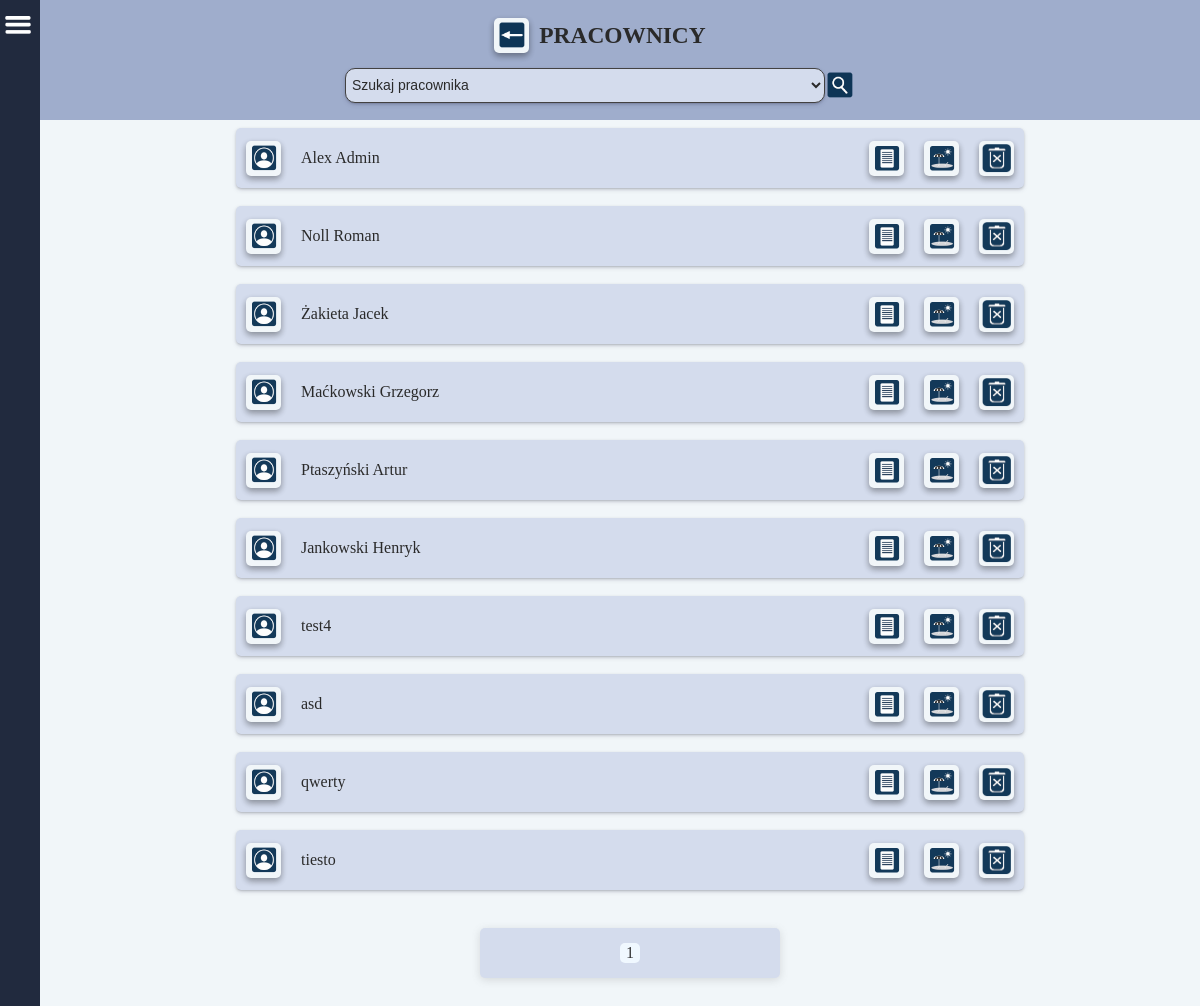
Page /users/all_users/ (signed in) on the committed database.
### users/models.py (models this page shows, shortened)
class CustomUser(AbstractBaseUser, PermissionsMixin):
    acceptation = models.BooleanField(
        _('Zatwierdź'),
        default=False,
    )
    username = models.CharField(
        _('Użytkownik'),
        null=True,
        max_length= 255,
        )
    email = models.EmailField(_("email"), unique=True)
    fp_token = models.CharField(
        null=True,
        max_length=192,
        unique=True,
    )
    token_expiration = models.DateTimeField(
        _('Czas życia tokena'),
        null=True,
        blank=True,
    )
    ip_address = models.JSONField(
        null=True,
    )
    birthday = models.CharField(
        _('Data urodzenia'),
        null=True,
        max_length= 55,
        )
    birthplace = models.CharField(
        _('Miejsce urodzenia'),
        null=True,
        max_length= 255,
        )
    workplace = models.CharField(
        _('Miejsce pracy'),
        null=True,
        max_length= 255,
        )
    religion = models.CharField(
        _('Religia'),
        null=True,
        max_length= 255,
        )
    insurance_number = models.CharField(
        _('Numer ubezpieczenia'),
        null=True,
        max_length= 255,
        )
    tax_number = models.CharField(
        _('Numer podatkowy'),
        null=True,
        max_length= 255,
        )
    adress_pl = models.CharField(
        _('Adres w Polsce'),
        null=True,
        max_length= 255,
        )
    adress_de = models.CharField(
        _('Adres w Niemczech'),
        null=True,
        max_length= 255,
        )
    profession = models.CharField(
        _('Zawód'),
        null=True,
        max_length= 255,
        )
    position = models.CharField(
        _('Stanowisko (pracuje w)'),
        null=True,
        max_length= 255,
        )
    internal_tax_number = models.CharField(
        _('Wewnętrzny numer podatkowy'),
        null=True,
        max_length= 255,
        )
    nfz_name = models.CharField(
        _('NFZ - nazwa'),
        null=True,
        max_length= 255,
        )
    nfz_adress = models.CharField(
        _('NFZ - adres'),
        null=True,
        max_length= 255,
        )
    phone_number = models.CharField(
        _('Telefon'),
        null=True,
        max_length= 255,
        )
    bank = models.CharField(
        _('Nazwa banku'),
        null=True,
        max_length= 255,
        )
    bic_swift = models.CharField(
        _('BIC/SWIFT'),
        null=True,
        max_length= 255,
        )
    bank_account = models.CharField(
        _('Konto i właściciel'),
        null=True,
        max_length= 255,
        )
    health_insurance_de = models.CharField(
        _('Ubezpieczenie w Niemczech'),
        null=True,
        max_length= 255,
        )
    health_insurance_de_number = models.CharField(
        _('KK VersNr'),
        null=True,
        max_length= 255,
        )
    shoe_size = models.CharField(
        _('Rozmiar buta'),
        null=True,
        max_length= 255,
        )
    growth = models.CharField(
        _('Wzrost'),
        null=True,
        max_length= 255,
        )
    work_clothes = models.CharField(
        _('Ubranie robocze'),
        null=True,
        max_length= 255,
        )
    rights = models.CharField(
        _('Uprawnienia'),
        null=True,
        max_length= 255,
        )
    payment = models.FloatField(
        _('Stawka za godzinę'),
        default=0
    )
    vacations_days_quantity = models.IntegerField(
        _('Ilość przysługujących dni urlopu'),
        default=0,
    )
    vacations_days_quantity_de = models.IntegerField(
        _('Ilość przysługujących dni urlopu'),
        default=0,
    )
    vacacions_on_demand = models.IntegerField(
        _('Ilość dni urlopu na żądanie'),
        default=4,
    )
    cares_vacations = models.IntegerField(
        _('Ilość dni urlopu opiekuńczego'),
        default=5,
    )
    force_majeure_vacations = models.IntegerField(
        _('Ilość godzin urlopu z powodu siły wyższej'),
        default=16,
    )
    compassionate_vacations = models.IntegerField(
        _('Ilość dni urlopu okolicznościowego'),
        default=2,
    )
    last_year_vacations_days_quantity = models.IntegerField(
        _('Ilość przysługujących dni urlopu za zeszły rok'),
        default=0,
    )
    last_year_vacations_days_quantity_de = models.IntegerField(
        _('Ilość przysługujących dni urlopu za zeszły rok'),
        default=0,
    )
    days_to_use_in_current_year = models.IntegerField(
        _('Do użycia w bieżącym roku'),
        default=0,
    )
    days_to_use_in_current_year_de = models.IntegerField(
        _('Do użycia w bieżącym roku'),
        default=0,
    )
    is_staff = models.BooleanField(default=False)
    is_active = models.BooleanField(default=True)
    date_joined = models.DateTimeField(
        _('Data rejestracji'),
        default=timezone.now,
        )
    USERNAME_FIELD = "email"
    EMAIL_FIELD = "email"
    REQUIRED_FIELDS = []
    objects = CustomUserManager()

### users/views.py (the view)
# urls.py: path('all_users/', AllUsers, name='all_users'),
def AllUsers(request):
    users = CustomUser.objects.all()
    users_list = CustomUser.objects.values_list('username', flat=True)
    paginator = Paginator(users, 10)
    page_number = request.GET.get('page')
    users = paginator.get_page(page_number)
    if request.method == 'POST':
        select = request.POST.get('user')
        if select == 'Wszyscy pracownicy':
            users = CustomUser.objects.all()
        else:
            users = CustomUser.objects.filter(username=select)
    context = {
        'users': users,
        'users_list': users_list,
    }
    return render(request, 'all_users.html', context)

### main/templatetags/vacation_requests.py (called while the page is built)
@register.simple_tag
def request_quantity():
    reqs = VacationRequest.objects.filter(
        v_request__consideration=True
    ).order_by(
        '-v_request__id'
    ).select_related('v_request')
    return reqs.count()

### users/templates/all_users.html (shortened to what this page needs)
{% extends 'base.html' %}
{% load static %}
    {% block content %}
        <div class="page-container">
            <div class="title">
                <div class="back">
                    <a class="label_img" href="{% url 'work_objects' %}">
                        <img src="{% static 'images/back.png' %}" width="30" height="30">
                    </a>
                    <h3>PRACOWNICY</h3>
                </div>
                <form method="POST" class="search_form" id="users">
                    <select name="user" class="search" onchange="submitFormUsers()">
                        <option disabled selected hidden>Szukaj pracownika</option>
                    </select>
                    <input type="image" src="{% static 'images/search.png' %}" width="30" height="30">
                </form>
            </div>
            <div class="wo_container">
                {% for user in users %}
                <div class="label">
                    <div class="row_cont_in_label">
                        <a class="label_img" href="{% url 'user' user.pk %}">
                            <img src="{% static 'images/profil.png' %}" width="30" height="30">
                        </a>
                        {{ user.username }}
                        <br>
                    </div>
                    <div class="row_cont_in_label">
                        <a class="label_img" href="{% url 'user_raport' user.pk %}">
                            <img src="{% static 'images/raports.png' %}" width="30" height="30">
                        </a>
                        <a class="label_img" href="{% url 'vacations' user.pk %}">
                            <img src="{% static 'images/vacations.png' %}" width="30" height="30">
                        </a>
                        <a class="label_img" href="{% url 'deleteQuestion' user.pk %}">
                          <img src="{% static 'images/delete.png' %}" width="30" height="30">
                        </a>
                    </div>
                </div>
                    <br>
                {% endfor %}
                <div class="pagination">
                    <span class="step-links">
                          <span class="current-page"><p>{{ users.number }}</p></span>
                    </span>
                </div>
            </div>
        </div>
    {% endblock %}

### static/css/base.css (style rules this page uses)
:root { --btn-bg-color: #394867; --border: 1px solid #434242; --main-bg-color: #F1F6F9; --header-bg-color: #212A3E; --input-bg-color: #d4dced; --title-bg-color: #9fadcc; --text-color: white; --height: 100%; --width: 100%; }
.page-container { display: flex; flex-direction: column; align-items: center; height: 100%; background-color: var(--main-bg-color); }
.title { display: flex; flex-direction: column; align-items: center; justify-content: center; background-color: var(--title-bg-color); color: #2a2a2a; border-radius: 5px; border: transparent; width: 100vw; height: auto; min-height: 100px; font-size: 20px; padding: 10px; gap: 15px; }
.search { border: 1px solid #434242; border-radius: 10px; width: 40vw; height: 35px; padding: 2px; }
.search_form { display: flex; justify-content: center; align-items: center; }
.label { display: flex; align-items: center; justify-content: space-between; background-color: var(--input-bg-color); color: #2a2a2a; border-radius: 5px; border: transparent; width: 64vw; height: 40px; font-size: 20px; padding: 10px; box-shadow: rgba(50, 50, 93, 0.25) 0px 2px 5px -1px, rgba(0, 0, 0, 0.3) 0px 1px 3px -1px; overflow-x: auto; }
.label a { color: var(--header-bg-color); }
.row_cont_in_label { display: flex; align-items: center; gap: 20px; font-size: 16px; }
.label_img { display: flex; justify-content: center; align-items: center; width: 35px; height: 35px; border-radius: 5px; background-color: var(--main-bg-color); box-shadow: rgba(0, 0, 0, 0.16) 0px 3px 6px, rgba(0, 0, 0, 0.23) 0px 3px 6px; cursor: pointer; }
select { background-color: var(--input-bg-color); color: #2a2a2a; border-radius: 5px; border: transparent; width: 200px; height: 30px; font-size: 14px; padding-left: 5px; cursor: pointer; box-shadow: rgba(50, 50, 93, 0.25) 0px 2px 5px -1px, rgba(0, 0, 0, 0.3) 0px 1px 3px -1px; }
a { color: var(--text-color); text-decoration: none; }
.back { display: flex; flex-direction: row; align-items: center; justify-content: center; width: 80vw; gap: 10px; }

### static/css/login.css (style rules this page uses)
* { margin: 0; padding: 0; }

### static/css/work_object.css (style rules this page uses)
.wo_container { display: flex; flex-direction: column; align-items: center; justify-content: center; padding: 8px; overflow-x: auto; height: auto; margin-left: 5%; }

### static/css/pagination.css (style rules this page uses)
.pagination { display: flex; justify-content: center; align-items: center; padding: 20px; }
.step-links { display: flex; justify-content: space-around; align-items: center; width: 300px; height: 50px; background-color: var(--input-bg-color); border-radius: 5px; box-shadow: rgba(99, 99, 99, 0.2) 0px 2px 8px 0px; }
.current-page { display: flex; justify-content: center; align-items: center; width: 20px; height: 20px; background-color: aliceblue; border-radius: 5px; }
.current-page p { color: #323234; }

### rows in the picture
CustomUser: username "Alex Admin"
CustomUser: username "Noll Roman"
CustomUser: username "Żakieta Jacek"
CustomUser: username "Maćkowski Grzegorz"
CustomUser: username "Ptaszyński Artur"
CustomUser: username "Jankowski Henryk"
CustomUser: username "test4"
CustomUser: username "asd"
CustomUser: username "qwerty"
CustomUser: username "tiesto"

### other values in the picture
{{ users.number }} "1"
